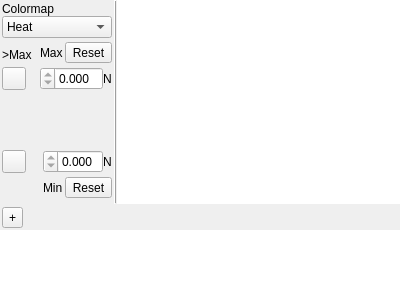
<?xml version="1.0" encoding="UTF-8"?>
<ui version="4.0">
 <class>ProjectTab</class>
 <widget class="QWidget" name="ProjectTab">
  <property name="geometry">
   <rect>
    <x>0</x>
    <y>0</y>
    <width>400</width>
    <height>300</height>
   </rect>
  </property>
  <property name="windowTitle">
   <string>Form</string>
  </property>
  <layout class="QHBoxLayout" name="horizontalLayout">
   <property name="leftMargin">
    <number>0</number>
   </property>
   <property name="topMargin">
    <number>0</number>
   </property>
   <property name="rightMargin">
    <number>0</number>
   </property>
   <property name="bottomMargin">
    <number>0</number>
   </property>
   <item>
    <widget class="QSplitter" name="splitter">
     <property name="orientation">
      <enum>Qt::Vertical</enum>
     </property>
     <property name="handleWidth">
      <number>1</number>
     </property>
     <property name="childrenCollapsible">
      <bool>false</bool>
     </property>
     <widget class="QFrame" name="frame">
      <property name="sizePolicy">
       <sizepolicy hsizetype="Expanding" vsizetype="Expanding">
        <horstretch>0</horstretch>
        <verstretch>1</verstretch>
       </sizepolicy>
      </property>
      <property name="frameShape">
       <enum>QFrame::NoFrame</enum>
      </property>
      <property name="frameShadow">
       <enum>QFrame::Plain</enum>
      </property>
      <layout class="QHBoxLayout" name="horizontalLayout_3">
       <property name="spacing">
        <number>0</number>
       </property>
       <property name="leftMargin">
        <number>0</number>
       </property>
       <property name="topMargin">
        <number>0</number>
       </property>
       <property name="rightMargin">
        <number>0</number>
       </property>
       <property name="bottomMargin">
        <number>0</number>
       </property>
       <item>
        <widget class="QFrame" name="colormapFrame">
         <layout class="QVBoxLayout" name="verticalLayout_2">
          <property name="spacing">
           <number>0</number>
          </property>
          <property name="leftMargin">
           <number>2</number>
          </property>
          <property name="topMargin">
           <number>2</number>
          </property>
          <property name="rightMargin">
           <number>2</number>
          </property>
          <property name="bottomMargin">
           <number>2</number>
          </property>
          <item>
           <widget class="QLabel" name="label_5">
            <property name="text">
             <string>Colormap</string>
            </property>
           </widget>
          </item>
          <item>
           <widget class="QComboBox" name="chooseColormapBox">
            <property name="sizePolicy">
             <sizepolicy hsizetype="Preferred" vsizetype="Fixed">
              <horstretch>0</horstretch>
              <verstretch>0</verstretch>
             </sizepolicy>
            </property>
            <item>
             <property name="text">
              <string>Heat</string>
             </property>
            </item>
            <item>
             <property name="text">
              <string>Turbo</string>
             </property>
            </item>
            <item>
             <property name="text">
              <string>Jet</string>
             </property>
            </item>
            <item>
             <property name="text">
              <string>Parula</string>
             </property>
            </item>
            <item>
             <property name="text">
              <string>Hot</string>
             </property>
            </item>
            <item>
             <property name="text">
              <string>Gray</string>
             </property>
            </item>
            <item>
             <property name="text">
              <string>Magma</string>
             </property>
            </item>
            <item>
             <property name="text">
              <string>Inferno</string>
             </property>
            </item>
            <item>
             <property name="text">
              <string>Plasma</string>
             </property>
            </item>
            <item>
             <property name="text">
              <string>Viridis</string>
             </property>
            </item>
            <item>
             <property name="text">
              <string>Cividis</string>
             </property>
            </item>
            <item>
             <property name="text">
              <string>Github</string>
             </property>
            </item>
            <item>
             <property name="text">
              <string>Cubehelix</string>
             </property>
            </item>
            <item>
             <property name="text">
              <string>HSV</string>
             </property>
            </item>
           </widget>
          </item>
          <item>
           <layout class="QHBoxLayout" name="horizontalLayout_6">
            <property name="spacing">
             <number>8</number>
            </property>
            <property name="topMargin">
             <number>4</number>
            </property>
            <property name="bottomMargin">
             <number>8</number>
            </property>
            <item>
             <layout class="QVBoxLayout" name="verticalLayout_6">
              <property name="spacing">
               <number>0</number>
              </property>
              <item alignment="Qt::AlignLeft">
               <widget class="QLabel" name="label_2">
                <property name="text">
                 <string>&gt;Max</string>
                </property>
               </widget>
              </item>
              <item alignment="Qt::AlignLeft">
               <widget class="ColorPickerButton" name="aboveMaxColorButton"/>
              </item>
             </layout>
            </item>
            <item>
             <layout class="QVBoxLayout" name="verticalLayout_7">
              <property name="spacing">
               <number>4</number>
              </property>
              <item>
               <layout class="QHBoxLayout" name="horizontalLayout_4">
                <property name="spacing">
                 <number>2</number>
                </property>
                <item>
                 <widget class="QLabel" name="label_4">
                  <property name="text">
                   <string>Max</string>
                  </property>
                 </widget>
                </item>
                <item>
                 <widget class="QToolButton" name="resetMaxButton">
                  <property name="text">
                   <string>Reset</string>
                  </property>
                 </widget>
                </item>
               </layout>
              </item>
              <item>
               <layout class="QHBoxLayout" name="horizontalLayout_9">
                <property name="spacing">
                 <number>0</number>
                </property>
                <item>
                 <widget class="QDoubleSpinBox" name="maxSpinBox">
                  <property name="sizePolicy">
                   <sizepolicy hsizetype="Minimum" vsizetype="Fixed">
                    <horstretch>1</horstretch>
                    <verstretch>0</verstretch>
                   </sizepolicy>
                  </property>
                  <property name="layoutDirection">
                   <enum>Qt::RightToLeft</enum>
                  </property>
                  <property name="suffix">
                   <string/>
                  </property>
                  <property name="decimals">
                   <number>3</number>
                  </property>
                  <property name="minimum">
                   <double>0.000000000000000</double>
                  </property>
                  <property name="maximum">
                   <double>0.000000000000000</double>
                  </property>
                 </widget>
                </item>
                <item>
                 <widget class="QLabel" name="maxUnitLabel">
                  <property name="text">
                   <string>N</string>
                  </property>
                 </widget>
                </item>
               </layout>
              </item>
             </layout>
            </item>
           </layout>
          </item>
          <item>
           <widget class="ColorMapWidget" name="colormap" native="true">
            <property name="sizePolicy">
             <sizepolicy hsizetype="Preferred" vsizetype="Expanding">
              <horstretch>0</horstretch>
              <verstretch>0</verstretch>
             </sizepolicy>
            </property>
           </widget>
          </item>
          <item>
           <layout class="QHBoxLayout" name="horizontalLayout_5">
            <property name="spacing">
             <number>8</number>
            </property>
            <property name="topMargin">
             <number>8</number>
            </property>
            <property name="bottomMargin">
             <number>4</number>
            </property>
            <item>
             <layout class="QVBoxLayout" name="verticalLayout_4">
              <property name="spacing">
               <number>0</number>
              </property>
              <item alignment="Qt::AlignLeft">
               <widget class="ColorPickerButton" name="belowMinColorButton"/>
              </item>
              <item alignment="Qt::AlignLeft">
               <widget class="QLabel" name="label">
                <property name="text">
                 <string>&lt;Min</string>
                </property>
               </widget>
              </item>
             </layout>
            </item>
            <item>
             <layout class="QVBoxLayout" name="verticalLayout_5">
              <property name="spacing">
               <number>4</number>
              </property>
              <item>
               <layout class="QHBoxLayout" name="horizontalLayout_10">
                <property name="spacing">
                 <number>0</number>
                </property>
                <item>
                 <widget class="QDoubleSpinBox" name="minSpinBox">
                  <property name="sizePolicy">
                   <sizepolicy hsizetype="Minimum" vsizetype="Fixed">
                    <horstretch>1</horstretch>
                    <verstretch>0</verstretch>
                   </sizepolicy>
                  </property>
                  <property name="layoutDirection">
                   <enum>Qt::RightToLeft</enum>
                  </property>
                  <property name="suffix">
                   <string/>
                  </property>
                  <property name="decimals">
                   <number>3</number>
                  </property>
                  <property name="maximum">
                   <double>0.000000000000000</double>
                  </property>
                 </widget>
                </item>
                <item>
                 <widget class="QLabel" name="minUnitLabel">
                  <property name="text">
                   <string>N</string>
                  </property>
                 </widget>
                </item>
               </layout>
              </item>
              <item>
               <layout class="QHBoxLayout" name="horizontalLayout_8">
                <property name="spacing">
                 <number>2</number>
                </property>
                <property name="topMargin">
                 <number>0</number>
                </property>
                <item>
                 <widget class="QLabel" name="label_3">
                  <property name="text">
                   <string>Min</string>
                  </property>
                 </widget>
                </item>
                <item>
                 <widget class="QToolButton" name="resetMinButton">
                  <property name="text">
                   <string>Reset</string>
                  </property>
                 </widget>
                </item>
               </layout>
              </item>
             </layout>
            </item>
           </layout>
          </item>
         </layout>
        </widget>
       </item>
       <item>
        <widget class="Line" name="line">
         <property name="frameShadow">
          <enum>QFrame::Raised</enum>
         </property>
         <property name="orientation">
          <enum>Qt::Vertical</enum>
         </property>
        </widget>
       </item>
       <item>
        <widget class="QGraphicsView" name="graphicsView">
         <property name="sizePolicy">
          <sizepolicy hsizetype="Expanding" vsizetype="Expanding">
           <horstretch>0</horstretch>
           <verstretch>0</verstretch>
          </sizepolicy>
         </property>
         <property name="frameShape">
          <enum>QFrame::NoFrame</enum>
         </property>
         <property name="frameShadow">
          <enum>QFrame::Plain</enum>
         </property>
         <property name="resizeAnchor">
          <enum>QGraphicsView::AnchorUnderMouse</enum>
         </property>
        </widget>
       </item>
      </layout>
     </widget>
     <widget class="QWidget" name="verticalLayoutWidget">
      <layout class="QVBoxLayout" name="verticalLayout">
       <property name="spacing">
        <number>0</number>
       </property>
       <item>
        <layout class="QHBoxLayout" name="horizontalLayout_2">
         <property name="spacing">
          <number>0</number>
         </property>
         <property name="leftMargin">
          <number>2</number>
         </property>
         <property name="topMargin">
          <number>2</number>
         </property>
         <property name="rightMargin">
          <number>2</number>
         </property>
         <property name="bottomMargin">
          <number>2</number>
         </property>
         <item>
          <widget class="QToolButton" name="addImagesButton">
           <property name="text">
            <string>+</string>
           </property>
          </widget>
         </item>
         <item>
          <spacer name="horizontalSpacer">
           <property name="orientation">
            <enum>Qt::Horizontal</enum>
           </property>
           <property name="sizeHint" stdset="0">
            <size>
             <width>40</width>
             <height>20</height>
            </size>
           </property>
          </spacer>
         </item>
        </layout>
       </item>
       <item>
        <widget class="ImageListWidget" name="listWidget">
         <property name="sizePolicy">
          <sizepolicy hsizetype="Expanding" vsizetype="MinimumExpanding">
           <horstretch>0</horstretch>
           <verstretch>0</verstretch>
          </sizepolicy>
         </property>
         <property name="frameShape">
          <enum>QFrame::NoFrame</enum>
         </property>
         <property name="verticalScrollBarPolicy">
          <enum>Qt::ScrollBarAlwaysOff</enum>
         </property>
         <property name="sizeAdjustPolicy">
          <enum>QAbstractScrollArea::AdjustToContents</enum>
         </property>
         <property name="dragEnabled">
          <bool>true</bool>
         </property>
         <property name="defaultDropAction">
          <enum>Qt::MoveAction</enum>
         </property>
         <property name="movement">
          <enum>QListView::Snap</enum>
         </property>
         <property name="flow">
          <enum>QListView::LeftToRight</enum>
         </property>
         <property name="isWrapping" stdset="0">
          <bool>false</bool>
         </property>
        </widget>
       </item>
      </layout>
     </widget>
    </widget>
   </item>
  </layout>
 </widget>
 <customwidgets>
  <customwidget>
   <class>ImageListWidget</class>
   <extends>QListWidget</extends>
   <header>imagelistwidget.h</header>
  </customwidget>
  <customwidget>
   <class>ColorMapWidget</class>
   <extends>QWidget</extends>
   <header>colormapwidget.h</header>
   <container>1</container>
  </customwidget>
  <customwidget>
   <class>ColorPickerButton</class>
   <extends>QToolButton</extends>
   <header>colorpickerbutton.h</header>
  </customwidget>
 </customwidgets>
 <resources/>
 <connections/>
</ui>
